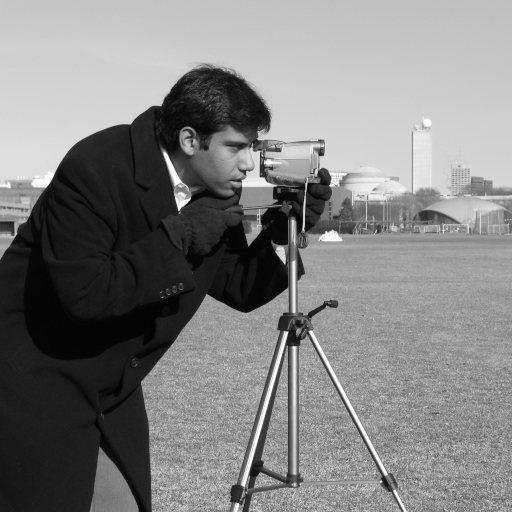
#> input picture skimage.data.camera(), 512 x 512 px
$ jupyter execute --allow-errors ImageProcessing.ipynb   (older library calls are emulated)
#> lines starting #> are read from the running program, lines starting #| are printed output that depends on the picture; after the words box and inside, x2 and y2 are one past the last pixel; in counts of white or black regions, pixels touching at a corner belong together
[cell 1]
import pandas as pd
import matplotlib
import numpy as np
import matplotlib.pyplot as plt

import skimage
from skimage import data

[cell 2]
camera = data.camera()
#> camera is the input picture: shape (512, 512); min 0, max 255, mean 129.1
camera # data type is unassigned int with 8 bit

[cell 3]
type(camera)

[cell 4]
camera.shape # px
#> Out = (512, 512)

[cell 5]
camera.size
#> Out = 262144

[cell 6]
plt.imshow(camera)

[cell 7]
plt.imshow(camera, 'gray')

[cell 8]
camera.min() #minimum intensity of pic
#> Out = 0

[cell 9]
camera.max() #max intensity of image is 255 bytes
#> Out = 255

[cell 10]
camera.mean() #mean intensity of camera image
#> Out = 129.1

[cell 11]
# get pixel from 3rd row and 10th column of camera image
camera[3,10]
#> Out = 198

[cell 12]
# Change the pixel value of the camera image
camera[10,50] = 0 #notice the black dot on image
#> camera: shape (512, 512); under 0.01% of pixels changed, all inside (x1, y1, x2, y2) = (50, 10, 51, 11)
plt.imshow(camera,'gray')

[cell 13]
# Set whole row and 1 column in black
camera[:,10] = 0 #notice the black line in 10th column on image
plt.imshow(camera,'gray')

[cell 14]
camera[:10] = 0 #Notice a black line from 0 to 9th row.
plt.imshow(camera,'gray')

[cell 15]
# I am loading the fresh image once again as I changed it a lot
camera = data.camera()

# mask pixel that are little bit darker (0 is blakc and 255 is white)
# mask pixel is true for image with pixel less than 87(arbitrary pixel)
mask = camera < 87  # creates an ndarray with T or F
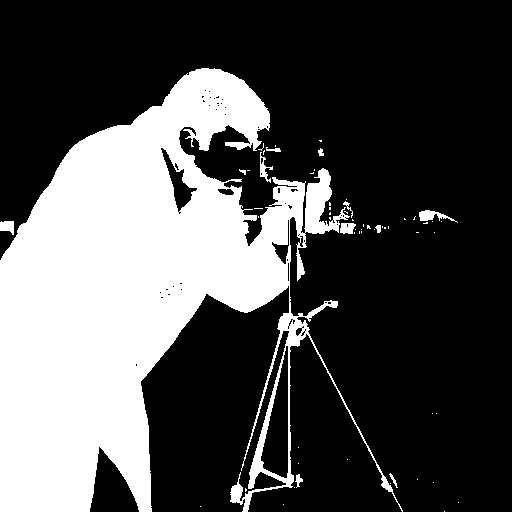
#> mask: shape (512, 512) bool; 31.1% white; 60 white regions (48 under 20 px), largest, box (x1, y1, x2, y2) and area: (0, 68, 403, 512) 80359, (419, 210, 458, 223) 213, (0, 221, 14, 235) 148

# we set white color to the mask image
camera[mask] = 255
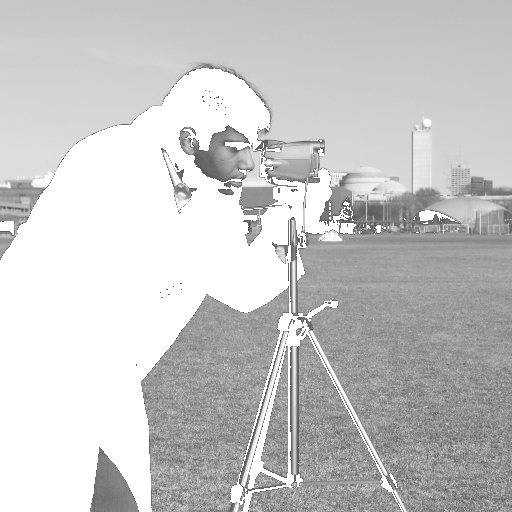
#> camera: shape (512, 512); min 87, max 255, mean 199.7

plt.imshow(camera, 'gray')

[cell 16]
cat = data.chelsea()
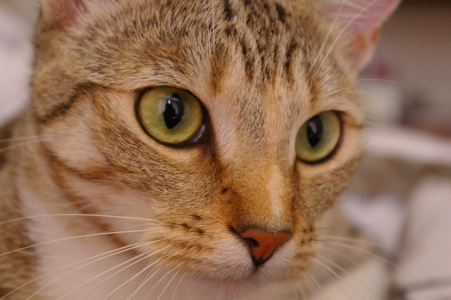
#> input picture skimage.data.chelsea(), 451 x 300 px
#> cat is the input picture: shape (300, 451, 3); mean R, G, B 147.7, 111.4, 86.8
plt.imshow(cat)

[cell 17]
cat.shape # It has 300*451 px and 3 chanels (RedGreenBlue / RGB)
#> Out = (300, 451, 3)

[cell 18]
# look at 50th row and 60th column of the pixel. Here we like to set this pixel to something. Remember in our camera image, we used to set something between 0 to 255.
# but in this case, this image is mutichannel so it's vector not scalar.
# now we have 3 values(channel) for each pixel (because the image have 3 channels)

cat[50,40] = [0,255,0]
#> cat: shape (300, 451, 3); under 0.01% of pixels changed, all inside (x1, y1, x2, y2) = (40, 50, 41, 51)
plt.imshow(cat) # notice green dot

[cell 19]
cat = data.chelsea()

# create copy of cat image
red_cat = cat.copy()
mask = red_cat[:, :, 0] > 160
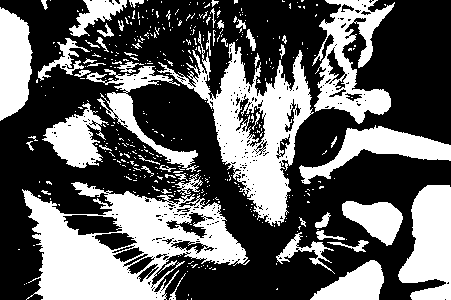
#> mask: shape (300, 451) bool; 38% white; 424 white regions (370 under 20 px), largest, box (x1, y1, x2, y2) and area: (22, 173, 250, 300) 13899, (157, 31, 314, 226) 9643, (312, 0, 395, 124) 4469
red_cat[mask] = [255,0,0]
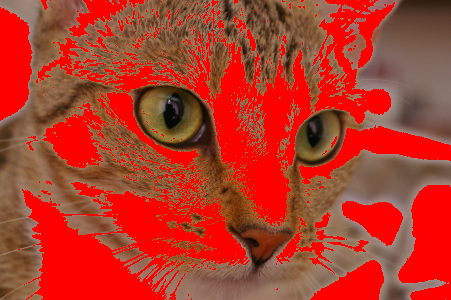
#> red_cat: shape (300, 451, 3); mean R, G, B 177.3, 57.7, 41.9
plt.imshow(red_cat)

[cell 20]
BGR_cat = cat[:,:,::-1]
plt.imshow(BGR_cat)

[cell 21]
from skimage import util
inverted_cat=util.invert(cat)
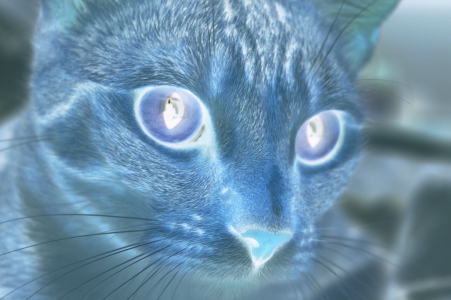
#> inverted_cat: shape (300, 451, 3); mean R, G, B 107.3, 143.6, 168.2
plt.imshow(inverted_cat)

### Segmentation

[cell 22]
img = data.camera()

[cell 23]
img.shape # returns metrix
#> Out = (512, 512)

[cell 24]
img.ravel() #flattens the value of whole matrix in one dimensional vector.

[cell 25]
plt.hist(img.ravel(), bins=256, histtype='step', color='green')

[cell 26]
plt.imshow(img,'gray')

#### Work with our image

[cell 27]
from skimage import io

colony = io.imread('yeast_colony_array.jpg')
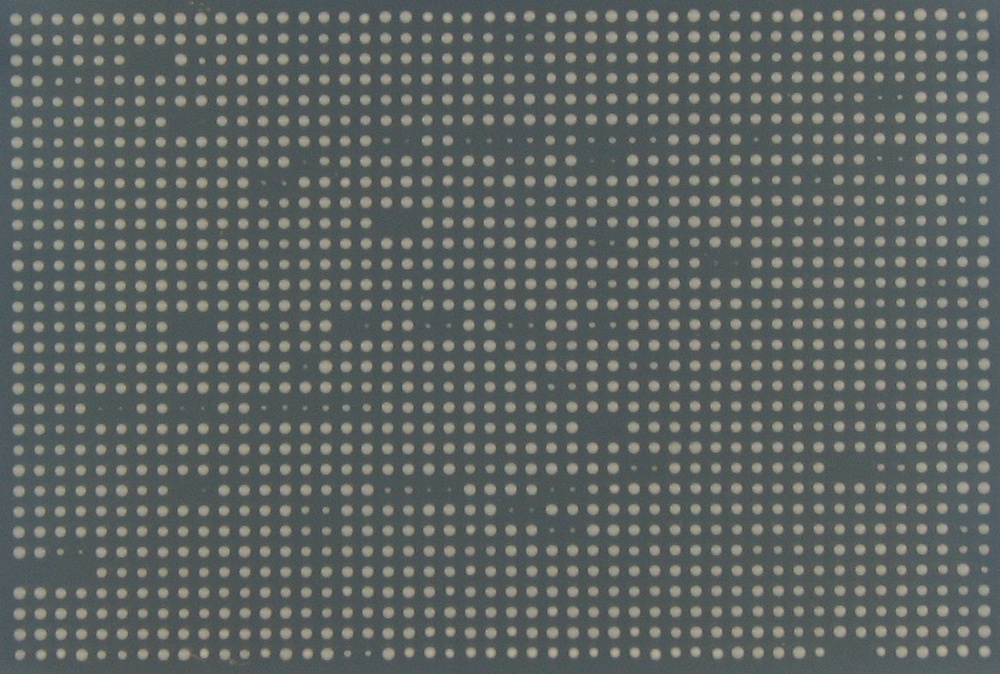
#> input picture pandas/yeast_colony_array.jpg, 1000 x 674 px, shrunk from 1571 x 1059 before the run
#> colony is the input picture: shape (674, 1000, 3); mean R, G, B 93.6, 100, 98.1

[cell 28]
colony

[cell 29]
plt.imshow(colony)

[cell 30]
# see all 3Dimension of image (row (height) x column (width) x color (3))
colony.shape
#> Out = (674, 1000, 3)

[cell 31]
# get only one channel of image
colony[:,:,0]

[cell 32]
#get rid of the co-ordinates
plt.imshow(colony[:,:,0]) #use 3D slicing
plt.axis('off')

[cell 33]
#get rid of the co-ordinates using ";" after "axis()"
plt.imshow(colony[:,:,0])
plt.title('Yeast Colony')
plt.axis('off');

[cell 34]
# get only one channel out of 3
from skimage.color import rgb2gray
img = rgb2gray(colony) # this gives black & white image

[cell 35]
img.shape # we can see that we lost 2 channels and left with only one channel
#> Out = (674, 1000)

[cell 36]
plt.imshow(img, 'gray')

[cell 37]
plt.hist(img.ravel(), bins=256, histtype='step', color='green')
# In graph darker one reflects the background pixel and the lighter one reflect the
# are these colonies.

In the above graph we can see that there are two mazor pixel group. Darker green reflects the black-brown pixel and lighter one reflects white colony.

[cell 38]
# show the pixel that are above a certain threshold. We set thresold 0.5 as we see
# set of all individual colony acumulated in that part
plt.imshow(img > 0.5)
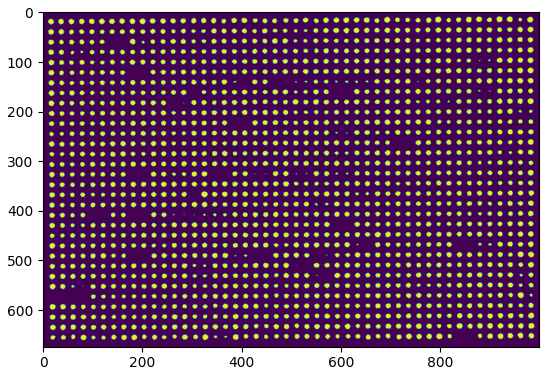
#> figure drawn by matplotlib, 1 panel

[cell 39]
from skimage.filters import sobel
from skimage.morphology import watershed

[cell 40]
elevation = sobel(img)
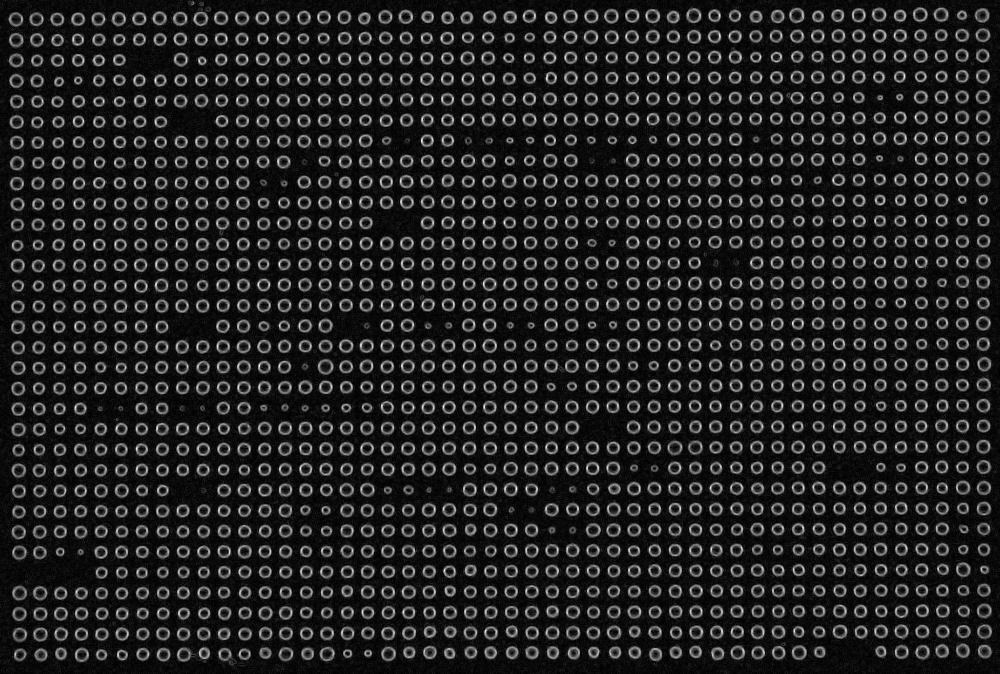
#> elevation: shape (674, 1000) float64; min 0, max 0.234, mean 0.033; drawn with min black and max white
plt.imshow(elevation, 'gray')

[cell 41]
masks = np.zeros_like(img)
masks[img < 0.35] = 1
masks[img > 0.55] = 2
plt.imshow(masks)
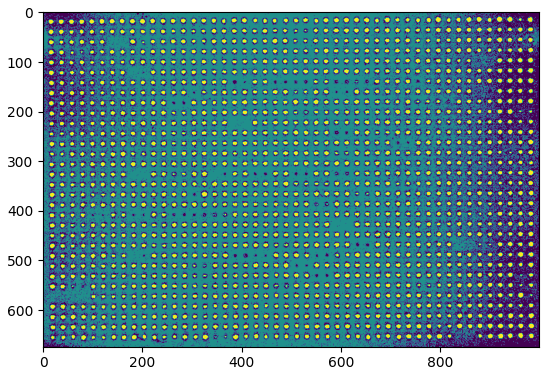
#> figure drawn by matplotlib, 1 panel
